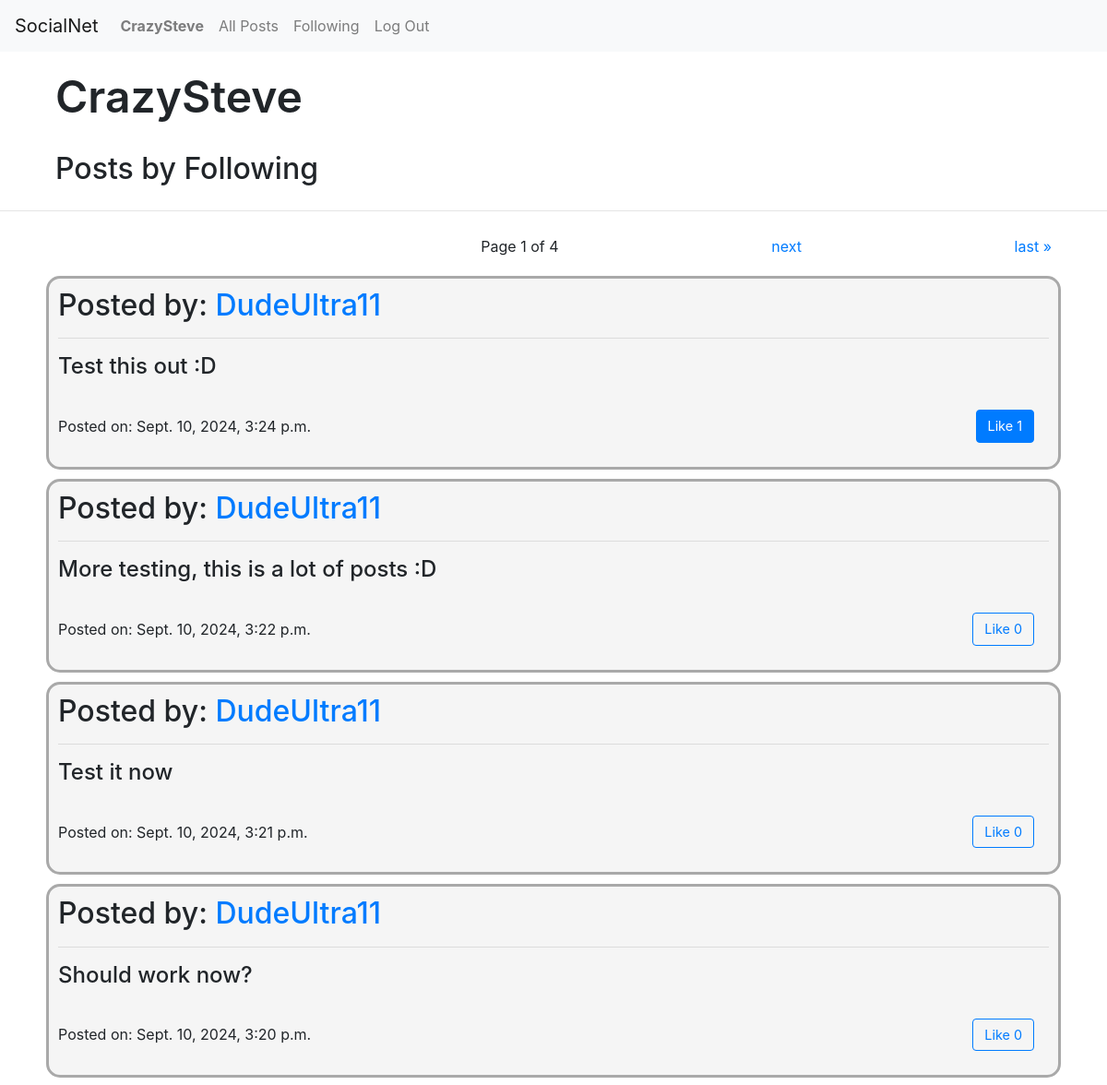
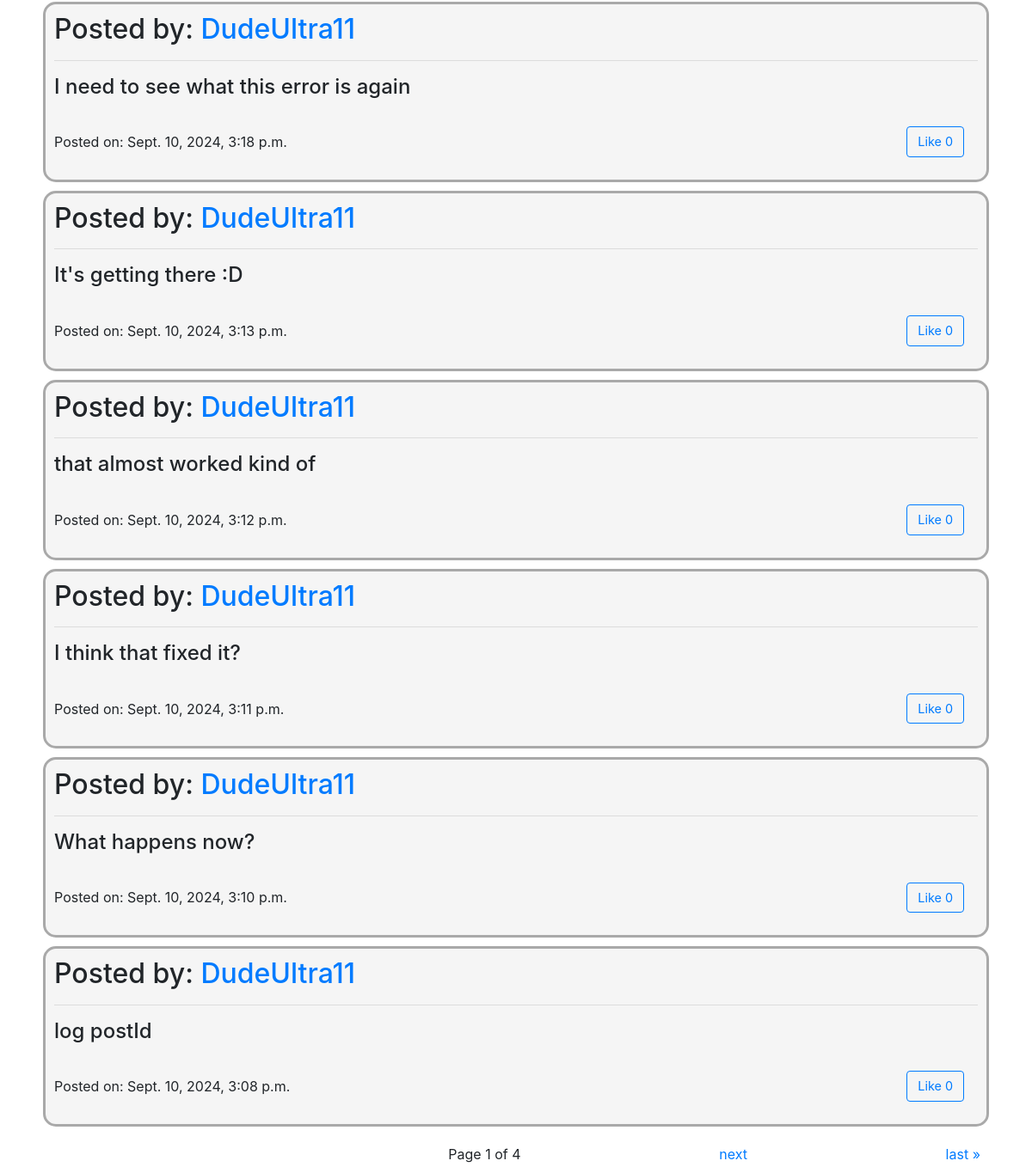
The app's page /following/CrazySteve (signed in) with its own data (2 pictures, top to bottom).
### network/models.py (models this page shows, shortened)
class User(AbstractUser):
    def __str__(self):
        return self.username

class Post(models.Model):
    user = models.ForeignKey(User, on_delete=models.CASCADE, related_name="posts")
    content = models.TextField(blank=True)
    timestamp = models.DateTimeField(auto_now_add=True)
    def like_count(self):
        return self.likes.count()

### network/views.py (the view)
# urls.py: path("following/<str:username>", views.following, name="following"),
@login_required
def following(request, username):
    user = request.user
    following = Follow.objects.filter(follower=user).values_list('following', flat=True)
    posts = Post.objects.filter(user__in=following).order_by('-timestamp')
    paginator = Paginator(posts, 10)
    page_number = request.GET.get('page')
    page_obj = paginator.get_page(page_number)
    if (request.user.is_authenticated):
        liked_posts = Like.objects.filter(user=request.user, post__in=posts).values_list('post_id', flat=True)
        return render(request, "network/following.html", {
            "posts": posts,
            "post_user": user,
            "liked_posts": liked_posts,
            "page_obj": page_obj
        })
    else:
        return render(request, "network/following.html", {
            "posts": posts,
            "post_user": user,
            "page_obj": page_obj
        })

### network/templates/network/following.html (shortened to what this page needs)
{% extends "network/layout.html" %}
{% block body %}
    <h1 id="profile-title">{{ post_user.username }}</h1>
    <h2 id="following-title">Posts by Following</h2><hr>
    {% if page_obj.paginator.num_pages > 1 %}
        <div class="pagination">
            <span class="current">
                Page {{ page_obj.number }} of {{ page_obj.paginator.num_pages }}
            </span>
            {% if page_obj.has_next %}
                <a href="?page={{ page_obj.next_page_number }}">next</a>
                <a href="?page={{ page_obj.paginator.num_pages }}">last &raquo;</a>
            {% else %}
                <span></span>
                <span></span>
            {% endif %}
        </div>
    {% endif %}
    <div id="all-posts">
    {% for post in page_obj %}
        <div class="post">
            <h2 id="post-user">Posted by: <a href="{% url 'profile' post.user %}">{{ post.user }}</a></h2><hr>
            <h4 class="posted-content" id="post-content">{{ post.content }}</h4><br>
            <p id="post-timestamp">
                Posted on: {{ post.timestamp }}
                {% if user.is_authenticated %}
                    {% if post.id in liked_posts %}
                        <button class="btn btn-primary like-btn" data-post-id="{{ post.id }}">
                            Like <span class="like-count">{{ post.like_count }}</span>
                        </button>
                    {% else %}
                        <button class="btn btn-outline-primary like-btn" data-post-id="{{ post.id }}">
                            Like <span class="like-count">{{ post.like_count }}</span>
                        </button>
                    {% endif %}
                {% else %}
                    <span class="like-count">Likes: {{ post.like_count }}</span>
                {% endif %}
            </p>
        </div>
    {% endfor %}
    </div>
    {% if page_obj.paginator.num_pages > 1 %}
        <div class="pagination">
            <span class="current">
                Page {{ page_obj.number }} of {{ page_obj.paginator.num_pages }}
            </span>
            {% if page_obj.has_next %}
                <a href="?page={{ page_obj.next_page_number }}">next</a>
                <a href="?page={{ page_obj.paginator.num_pages }}">last &raquo;</a>
            {% else %}
                <span></span>
                <span></span>
            {% endif %}
        </div>
    {% endif %}
{% endblock %}

### network/templates/network/layout.html (shortened to what this page needs)
{% load static %}
<!DOCTYPE html>
<html lang="en">
    <head>
        <link rel="stylesheet" href="https://stackpath.bootstrapcdn.com/bootstrap/4.4.1/css/bootstrap.min.css">
        <link rel="stylesheet" href="{% static 'network/styles.css' %}">
    </head>
    <body>
        <nav class="navbar navbar-expand-lg navbar-light bg-light">
            <a class="navbar-brand" href="{% url 'index' %}">SocialNet</a>
            <div>
              <ul class="navbar-nav mr-auto">
                {% if user.is_authenticated %}
                    <li class="nav-item">
                        <a class="nav-link" href="{% url 'profile' user.username %}"><strong>{{ user.username }}</strong></a>
                    </li>
                {% endif %}
                <li class="nav-item">
                  <a class="nav-link" href="{% url 'index' %}">All Posts</a>
                </li>
                {% if user.is_authenticated %}
                    <li class="nav-item">
                        <a class="nav-link" href="{% url 'following' user.username %}">Following</a>
                    </li>
                    <li class="nav-item">
                        <a class="nav-link" href="{% url 'logout' %}">Log Out</a>
                    </li>
                {% endif %}
              </ul>
            </div>
          </nav>
        <div class="body">
            {% block body %}
            {% endblock %}
        </div>
    </body>
</html>

### network/static/network/styles.css (style rules this page uses)
.post { padding: 10px; margin-left: 50px; margin-right: 50px; margin-top: 10px; margin-bottom: 10px; border-style: solid; border-radius: 15px; border-color: darkgray; border-width: 3px; background-color: rgb(245, 245, 245); }
#profile-title { padding: 10px; margin-left: 50px; margin-right: 50px; margin-top: 10px; margin-bottom: 10px; font-size: 48px; font-weight: 600; }
#post-timestamp { display: flex; justify-content: space-between; align-items: center; padding-right: 1em; }
.like-btn { cursor: pointer; font-size: 0.9em; padding: 0.2em, 0.5em; }
.posted-content { white-space: pre-wrap; }
#following-title { padding: 10px; margin-left: 50px; margin-right: 50px; margin-top: 10px; margin-bottom: 10px; font-weight: 550; }
.pagination { display: flex; justify-content: space-between; align-items: center; padding: 10px; margin-left: 50px; margin-right: 50px; }

### records on screen
User: username "CrazySteve"
Post: user "DudeUltra11", content "Test this out :D", timestamp "Sept. 10, 2024, 3:24 p.m.", like_count "1"
Post: user "DudeUltra11", content "More testing, this is a lot of posts :D", timestamp "Sept. 10, 2024, 3:22 p.m.", like_count "0"
Post: user "DudeUltra11", content "Test it now", timestamp "Sept. 10, 2024, 3:21 p.m.", like_count "0"
Post: user "DudeUltra11", content "Should work now?", timestamp "Sept. 10, 2024, 3:20 p.m.", like_count "0"
Post: user "DudeUltra11", content "I need to see what this error is again", timestamp "Sept. 10, 2024, 3:18 p.m.", like_count "0"
Post: user "DudeUltra11", content "It's getting there :D", timestamp "Sept. 10, 2024, 3:13 p.m.", like_count "0"
Post: user "DudeUltra11", content "that almost worked kind of", timestamp "Sept. 10, 2024, 3:12 p.m.", like_count "0"
Post: user "DudeUltra11", content "I think that fixed it?", timestamp "Sept. 10, 2024, 3:11 p.m.", like_count "0"
Post: user "DudeUltra11", content "What happens now?", timestamp "Sept. 10, 2024, 3:10 p.m.", like_count "0"
Post: user "DudeUltra11", content "log postId", timestamp "Sept. 10, 2024, 3:08 p.m.", like_count "0"

### other values on screen
{{ page_obj.number }} "1"
{{ page_obj.paginator.num_pages }} "4"
